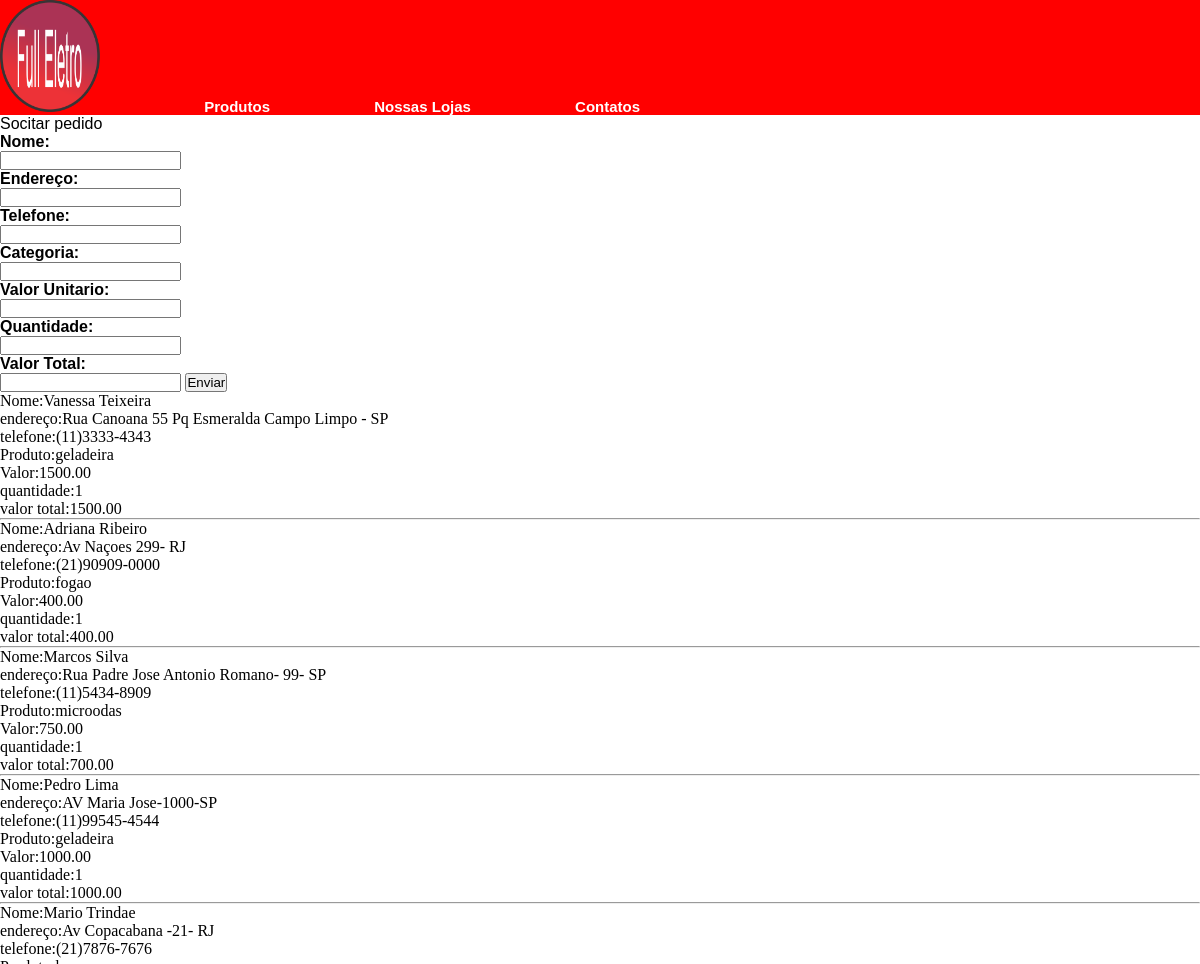
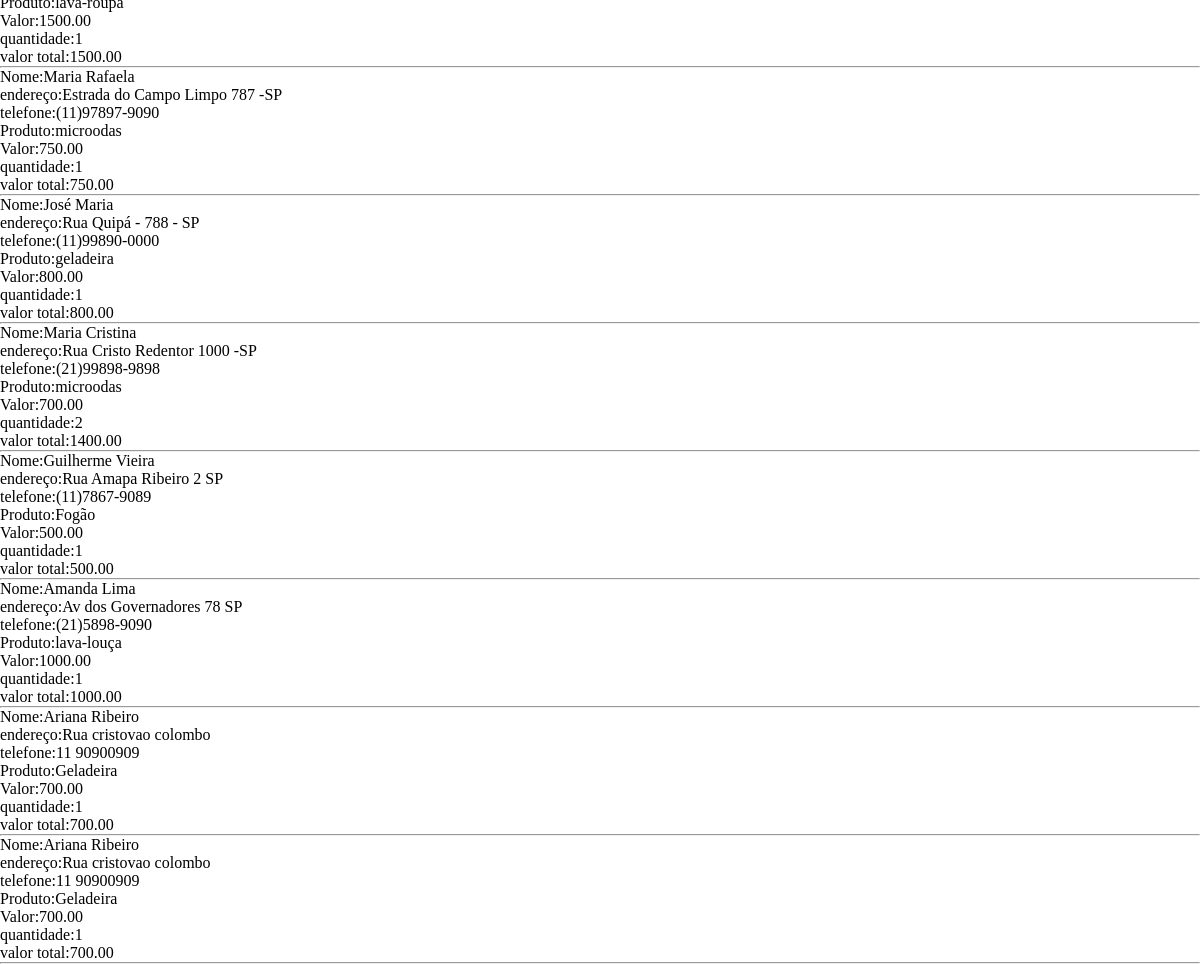
The page /pedidos.php on the database its author committed (2 pictures, top to bottom).
### tables this page shows
CREATE TABLE `pedidos` (
  `idpedidos` int(11) NOT NULL,
  `Nome_cli` varchar(45) NOT NULL,
  `endereço_cli` varchar(100) NOT NULL,
  `telefone` varchar(14) DEFAULT NULL,
  `nome_produto` varchar(45) NOT NULL,
  `valor_unitário` decimal(8,2) NOT NULL,
  `quantidade` int(11) DEFAULT NULL,
  `valor total` decimal(8,2) NOT NULL
);

### pedidos.php (the view, shortened to what this page needs)
        <?php
         $servername = "localhost";
         $username = "root";
         $password= "";
         $database = "fullstackeletro";
    $conn = mysqli_connect($servername,$username,$password,$database);
?>
    <!DOCTYPE html>
    <html lang="pt-br">
        <head>
            <link rel="stylesheet" href="css/estilo.css">
        </head>
        <body>
<div class="Formapedido">
<form method="post" action="">
<main> Socitar pedido</main>
<h4> Nome:</h4>
<input title="text" name="nome">
<h4> Endereço:</h4>
<input title="text" name="endereco">
<h4> Telefone:</h4>
<input title="text" name="telefone">
<h4> Categoria:</h4>
<input title="text" name="Nqproduto">
<h4> Valor Unitario:</h4>
<input title="number" name="Vunitario">
<h4> Quantidade:</h4>
<input title="number" name="qtd">
<h4> Valor Total:</h4>
<input title="number" name='Vtotal'>
<input type="submit" value="Enviar"></br>
</form>
    </div>
<?php
    $sql = "select * from  pedidos";
    $result=$conn->query($sql);
    if ($result->num_rows >0){
            while ($row = $result-> fetch_assoc()) {
                echo "Nome:",$row['Nome_cli'],"<br>";
                echo "endereço:",$row['endereço_cli'],"<br>";
                echo "telefone:",$row['telefone'],"<br>";
                echo "Produto:",$row['nome_produto'],"<br>";
                echo "Valor:",$row['valor_unitário'],"<br>";
                echo "quantidade:",$row['quantidade'],"<br>";
                echo "valor total:",$row['valor total'],"<br>";
                echo  "<hr>";
    }
    } else {
        echo "Nenhum produto cadastrado";
    }

### css/estilo.css (style rules this page uses)
.menu a { color: white; font-size: 15px; font-family: Arial, Helvetica, sans-serif; font-weight: bolder; font-style: normal; text-decoration: none; text-align: center; margin-right: 100px; }
.menu { background-color: #FF0000; font-size: 15px; font-family: Arial, Helvetica, sans-serif; font-weight: bolder; font-style: normal; text-decoration: none; }
a { color: red; font-size: 20px; font-style: normal; text-decoration: none; }
* { margin:0px; padding: 0px; }
form { width: 258px; font-family: Arial, Helvetica, sans-serif; font-size: 10; align-self: center; }

### rows shown on the page
pedidos: Nome_cli "Vanessa Teixeira", endereço_cli "Rua Canoana 55 Pq Esmeralda Campo Limpo - SP", telefone "(11)3333-4343", nome_produto "geladeira", valor_unitário "1500.00", quantidade "1", valor total "1500.00"
pedidos: Nome_cli "Adriana Ribeiro", endereço_cli "Av Naçoes 299- RJ", telefone "(21)90909-0000", nome_produto "fogao", valor_unitário "400.00", quantidade "1", valor total "400.00"
pedidos: Nome_cli "Marcos Silva", endereço_cli "Rua Padre Jose Antonio Romano- 99- SP", telefone "(11)5434-8909", nome_produto "microodas", valor_unitário "750.00", quantidade "1", valor total "700.00"
pedidos: Nome_cli "Pedro Lima", endereço_cli "AV Maria Jose-1000-SP", telefone "(11)99545-4544", nome_produto "geladeira", valor_unitário "1000.00", quantidade "1", valor total "1000.00"
pedidos: Nome_cli "Mario Trindae", endereço_cli "Av Copacabana -21- RJ", telefone "(21)7876-7676", nome_produto "lava-roupa", valor_unitário "1500.00", quantidade "1", valor total "1500.00"
pedidos: Nome_cli "Maria Rafaela", endereço_cli "Estrada do Campo Limpo 787 -SP", telefone "(11)97897-9090", nome_produto "microodas", valor_unitário "750.00", quantidade "1", valor total "750.00"
pedidos: Nome_cli "José Maria", endereço_cli "Rua Quipá - 788 - SP", telefone "(11)99890-0000", nome_produto "geladeira", valor_unitário "800.00", quantidade "1", valor total "800.00"
pedidos: Nome_cli "Maria Cristina", endereço_cli "Rua Cristo Redentor 1000 -SP", telefone "(21)99898-9898", nome_produto "microodas", valor_unitário "700.00", quantidade "2", valor total "1400.00"
pedidos: Nome_cli "Guilherme Vieira", endereço_cli "Rua Amapa Ribeiro 2 SP", telefone "(11)7867-9089", nome_produto "Fogão", valor_unitário "500.00", quantidade "1", valor total "500.00"
pedidos: Nome_cli "Amanda Lima", endereço_cli "Av dos Governadores 78 SP", telefone "(21)5898-9090", nome_produto "lava-louça", valor_unitário "1000.00", quantidade "1", valor total "1000.00"
pedidos: Nome_cli "Ariana Ribeiro", endereço_cli "Rua cristovao colombo", telefone "11 90900909", nome_produto "Geladeira", valor_unitário "700.00", quantidade "1", valor total "700.00"
pedidos: Nome_cli "Ariana Ribeiro", endereço_cli "Rua cristovao colombo", telefone "11 90900909", nome_produto "Geladeira", valor_unitário "700.00", quantidade "1", valor total "700.00"
